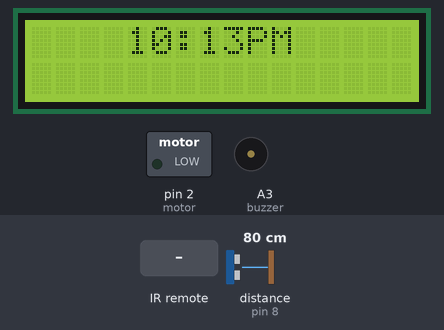
The sketch below on a simulated Arduino Uno, built with avr-gcc and run on an emulated ATmega328P. Parts: 16×2 character LCD, switched loads named in the sketch (green lamp = pin HIGH), buzzer (waves = sounding, pin HIGH). Wiring (inferred from the names in the program): ultrasonic range finder: trigger pin 9; echo pin 8. The test bench sets the inputs (shaded band); at power-on: distance to the obstacle (sensor on pin 8) 80 cm. The echo pulse lasts 58.3 µs per cm; the local clock reads 2024-03-15 10:24:30 at power-on unless the sketch sets it; pins used as bus, display or sensor lines are not drawn; what the sketch prints to the serial monitor is not drawn.

Above: at 1.2 s.
1.3 s: infrared code 0xFFA25D received
At 2.3 s:
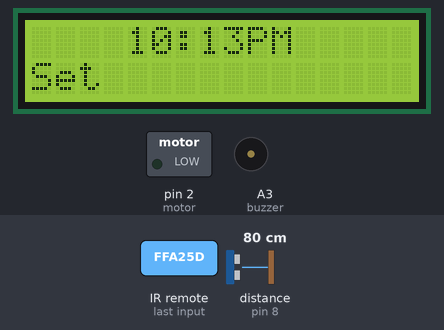
2.8 s: distance to the obstacle (sensor on pin 8) set to 25 cm
4.3 s: distance to the obstacle (sensor on pin 8) set to 22 cm
At 5.2 s:
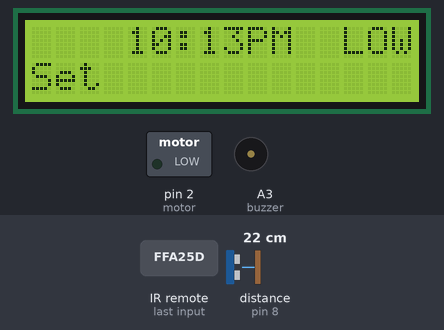
5.8 s: infrared code 0xFF30CF received
At 6.3 s:
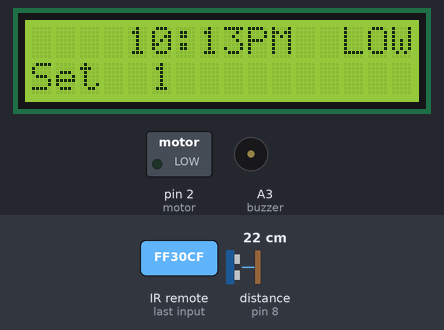
7.3 s: infrared code 0xFF6897 received
At 8.5 s:
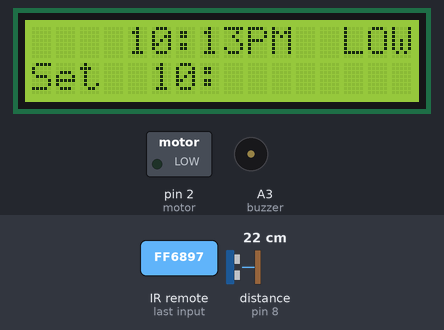
8.8 s: infrared code 0xFF18E7 received
At 9.8 s:
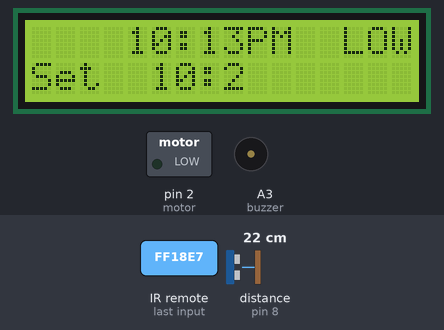
Timing chart, 0 to 11.8 s (numbered marks = the images above; inputs shaded):
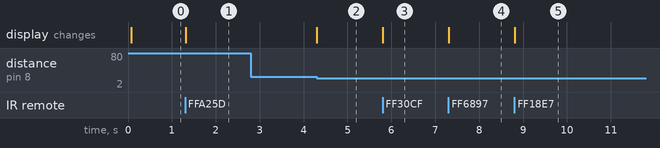

Measured:
- the behaviour switches between 24 and 23 cm on distance to the obstacle (sensor on pin 8) (found by bisection; images 1 and 2)
- after the input at 1.3 s, the display: first changes at once (image 1 shows a later state)
- after the input at 2.8 s, every drawn part: stays the same
- after the input at 4.3 s, the display: changes at once (image 2)
- after the input at 5.8 s, the display: changes at once (image 3)
- after the input at 7.3 s, the display: changes at once (image 4)
- after the input at 8.8 s, the display: changes at once (image 5)

The sketch:

DogFeederCode.ino
```cpp
#include <Wire.h>
#include <TimeLib.h>
#include <LiquidCrystal.h>
#include <DS1307RTC.h>
#include <IRremote.h>

//github edit comment


//Motor control pin
#define motor 2

//Buzzer Control Pin
#define buzzer A3

//Food Sensor (HC-SR04 Sensor)
#define echo 8
#define trig 9

//IR Remote
#define irPin 10

//SDA and SCL Clock
#define SDA A4
#define SCL A5


LiquidCrystal lcd(13, 3, 4, 5, 6, 7);
IRrecv ir(irPin);

decode_results results;

bool timePM;
bool settingMenu = false;
bool minuteSet = false;
bool setFirstTime = false;


//set two feeding times here (military time):
static uint8_t firstHour = 9;
static uint8_t firstMinute = 0;

static uint8_t secondHour = 18;
static uint8_t secondMinute= 0;

uint8_t newHour;
uint8_t menu = 0;

String menuOptions[4] = {"Set 1st time",
                               "Set 2nd time",
                               "Manual dispense"};

tmElements_t tm;


void setup() {
  Serial.begin(9600);

  Wire.begin();
  lcd.begin(16,2);

  ir.enableIRIn();

  pinMode(buzzer, OUTPUT);
  pinMode(motor,OUTPUT);

  pinMode(trig, OUTPUT);
  pinMode(echo, INPUT);

  bool parse=false;
  bool config=false;

  // get the date and time the compiler was run
  if (getDate(__DATE__) && getTime(__TIME__)) {
    parse = true;
    // and configure the RTC with this info
    if (RTC.write(tm)) {
      config = true;
    }
  }

  if (parse && config) {
    Serial.print("DS1307 configured Time=");
    Serial.print(__TIME__);
    Serial.print(", Date=");
    Serial.println(__DATE__);
  } else if (parse) {
    Serial.println("DS1307 Communication Error :-{");
    Serial.println("Please check your circuitry");
  } else {
    Serial.print("Could not parse info from the compiler, Time=\"");
    Serial.print(__TIME__);
    Serial.print("\", Date=\"");
    Serial.print(__DATE__);
    Serial.println("\"");
  }


}


void loop() {
   decode_results results;

   feedingTime();

   detectFoodLevel();

   if(RTC.read(tm)) {
    convertTo12Hour();
     }

  if(settingMenu){
    menuSet();
     }

  else{
    if(ir.decode(&results)){

    Serial.println(results.value);

    lcd.clear();
    menuSelect(results.value);
    lcd.setCursor(2,1);

    if(menu == 2){
      lcd.setCursor(0,1);

    }

    lcd.print(menuOptions[menu]);

    ir.resume();

 if(results.value == 16753245){
    switch(menu){

        case 0:

          lcd.clear();
          lcd.setCursor(0,1);
          lcd.print("Set  ");

          settingMenu = true;
          setFirstTime = true;

          break;


        case 1:
          lcd.clear();
          lcd.setCursor(0,1);
          lcd.print("Set: ");

          settingMenu = true;
          setFirstTime = false;

          break;


        case 2:
        lcd.setCursor(0,1);
        lcd.print(" Dispensing...  ");
        digitalWrite(motor,HIGH);
        delay(15000);
        digitalWrite(motor,LOW);
        lcd.clear();

        break;
              }

           }

        }

     }

     /*

    Serial.print("First Time = ");
    Serial.print(firstHour);
    Serial.print(":");
    Serial.print(firstMinute);
    Serial.print("   Second Time = ");
    Serial.print(secondHour);
    Serial.print(":");
    Serial.println(secondMinute);

    */

}


void detectFoodLevel(){

  long duration;
  int distance;

  digitalWrite(trig, LOW);
  delayMicroseconds(2);

  digitalWrite(trig, HIGH);
  delayMicroseconds(10);
  digitalWrite(trig, LOW);

  duration = pulseIn(echo, HIGH);
  distance = duration * 0.034 / 2;

if(distance < 23 && distance > 5){
    lcd.setCursor(13,0);
    lcd.write("LOW");
   }
  else{
    lcd.setCursor(13,0);
    lcd.write("   ");
    }

}


void menuSet(){
  static bool setFirst = false;
  static bool hourSet = true;
  static bool settingMinute = false;
  static int moveCursor = 0;
  static int firstNum;
  static int secondNum;

  if (ir.decode(&results)) {
    if(!setFirst){
            Serial.println(results.value);
            firstNum = numberSelect(results.value);
            lcd.setCursor(5 + moveCursor,1);

            lcd.print(firstNum);
            setFirst = true;

            ir.resume();

    }
    else{
            ir.resume();

            lcd.setCursor(5 + moveCursor,1);
            lcd.print(firstNum);
            Serial.println(results.value);
            lcd.setCursor(6 + moveCursor,1);
            secondNum = numberSelect(results.value);

            lcd.print(secondNum);
            lcd.setCursor(7 + moveCursor,1);

            if(hourSet)
            lcd.print(":");

            setFirst = false;

            if(hourSet){
              if(setFirstTime)
              firstHour = firstNum * 10 + secondNum;
              else
              secondHour = firstNum * 10 + secondNum;

              hourSet = false;
              moveCursor = 3;
            }
            else{
              if(setFirstTime)
              firstMinute = firstNum * 10 + secondNum;
              else
              secondMinute = firstNum * 10 + secondNum;
              hourSet = true;
              moveCursor = 0;
              settingMenu = false;


            }


    }

  }


}


void feedingTime(){
  int feedTime = 15000;
  static bool fed = false;

  if( ((tm.Hour == firstHour && tm.Minute == firstMinute) || (tm.Hour == secondHour && secondMinute == tm.Minute)) && !fed ) {
      lcd.clear();
      lcd.setCursor(0,1);
      lcd.print("   Feeding...   ");
      digitalWrite(motor, HIGH);
      delay(feedTime);
      digitalWrite(motor,LOW);
      lcd.clear();
      fed = true;
    }

    else
      if(tm.Minute == tm.Minute + 1){
        fed = false;
      }
}


int timeAMPM(int number){
    if(number >=13){
      timePM = true;
      return number - 12;
    }
    else if(number == 0){
      return number + 12;
    }

    timePM = false;
    return number;
  }


void convertTo12Hour(){
   lcd.setCursor(4,0);

    newHour = timeAMPM(tm.Hour);
    print2digits(newHour);
    lcd.print(newHour);
    lcd.print(":");
    print2digits(tm.Minute);
    lcd.print(tm.Minute);

    if(timePM)
      lcd.print("PM");
    else
       lcd.print("AM");
}


void menuSelect(int entered){
  switch(entered){
        case 16724175:
          Serial.println("One pressed");
          break;

        case 16738455:
          Serial.println("Zero pressed");
          break;

        case 16718055:
          Serial.println("Two pressed");
          break;

        case 16743045:
          Serial.println("Three pressed");
          break;

        case 16716015:
          Serial.println("Four pressed");
          break;

        case 16726215:
          Serial.println("Five pressed");
          break;

        case 16734885:
          Serial.println("Six pressed");
          break;

        case 16728765:
          Serial.println("Seven pressed");
          break;

        case 16730805:
          Serial.println("Eight pressed");
          break;

        case 16732845:
          Serial.println("Nine pressed");
          break;

        case 16769055:
          Serial.println("Down");
          if(menu==0){
            menu = 0;
          }
          else{
          menu--;
          }

          Serial.println(menuOptions[menu]);
          lcd.clear();

          break;

        case 16748655:
          Serial.println("Up");
          if(menu>=2){
            menu = 2;
          }
          else{
          menu++;
          }

          lcd.clear();
          break;

        default:
          break;

    }


}


int numberSelect(int entered){
  int number;
  bool goodValue = false;
  switch(entered){
        case 16724175:
          Serial.println("One pressed");
          number = 1;
          break;

        case 16738455:
          Serial.println("Zero pressed");
          number = 0;
          break;

        case 16718055:
          Serial.println("Two pressed");
          number = 2;
          break;

        case 16743045:
          Serial.println("Three pressed");
          number = 3;
          break;

        case 16716015:
          Serial.println("Four pressed");
          number = 4;
          break;

        case 16726215:
          Serial.println("Five pressed");
          number = 5;
          break;

        case 16734885:
          Serial.println("Six pressed");
          number = 6;
          break;

        case 16728765:
          Serial.println("Seven pressed");
          number = 7;
          break;

        case 16730805:
          Serial.println("Eight pressed");
          number = 8;
          break;

        case 16732845:
          Serial.println("Nine pressed");
          number = 9;
          break;

        default:
          goodValue = false;
          break;

  }

    return number;
}


bool getTime(const char *str)
{
  int Hour, Min, Sec;

  if (sscanf(str, "%d:%d:%d", &Hour, &Min, &Sec) != 3) return false;
  tm.Hour = Hour;
  tm.Minute = Min;
  tm.Second = Sec;
  return true;
}


bool getDate(const char *str)
{
  char Month[12];
  int Day, Year;
  uint8_t monthIndex;

  if (sscanf(str, "%s %d %d", Month, &Day, &Year) != 3) return false;
  for (monthIndex = 0; monthIndex < 12; monthIndex++) {
  if (monthIndex >= 12) return false;
  tm.Day = Day;
  tm.Month = monthIndex + 1;
  tm.Year = CalendarYrToTm(Year);
  return true;
    }

}


void print2digits(int number) {
  if (number >= 0 && number < 10) {
    lcd.print("0");
  }
}
```
